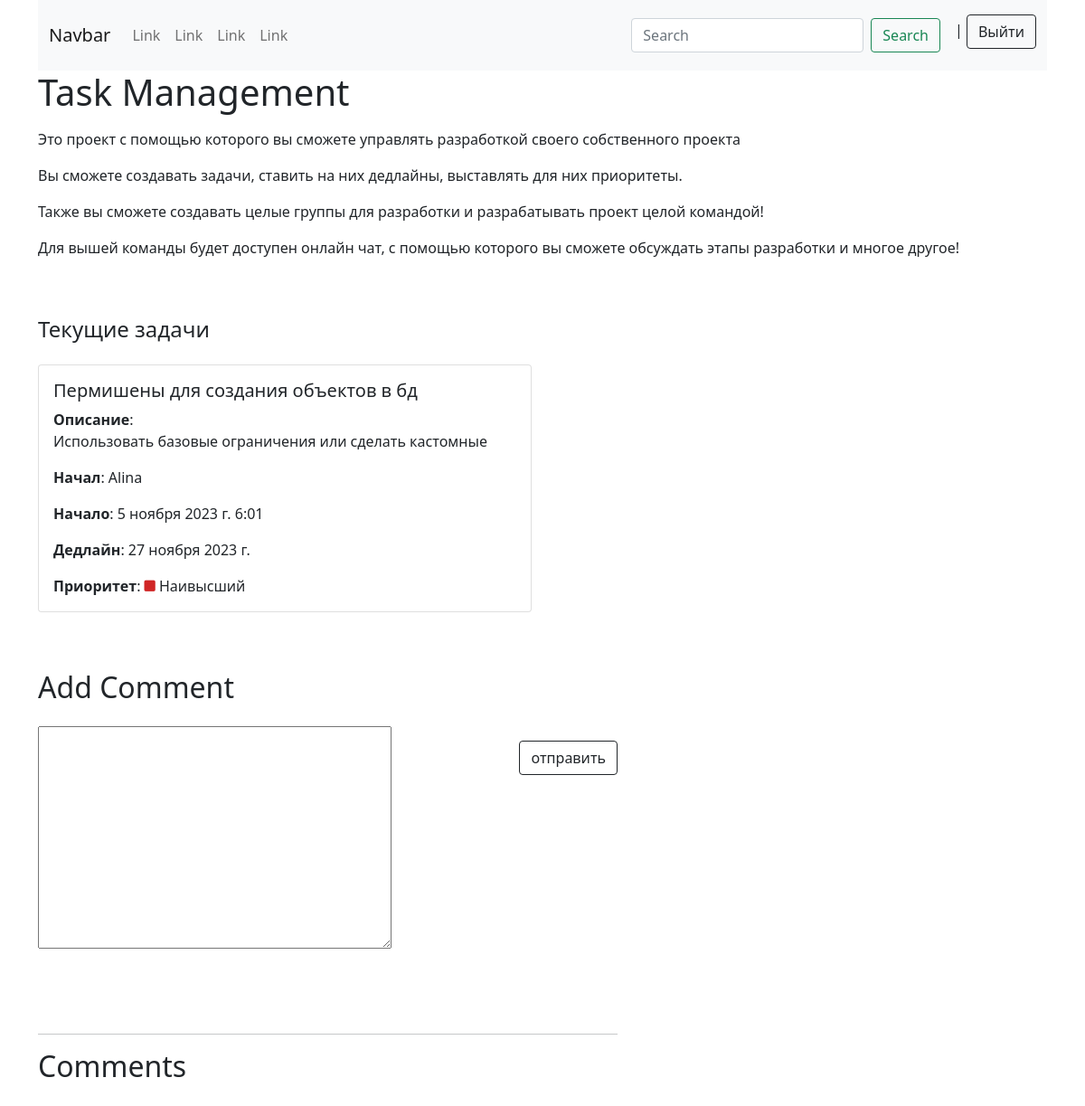
/project/task-management/, run on the app's committed database.
### mainapp/models.py (models this page shows, shortened)
class Project(models.Model):
    user = models.ForeignKey(User, on_delete=models.CASCADE, verbose_name='Пользователь')
    name = models.CharField(max_length=120, verbose_name='Название')
    slug = models.SlugField(unique=True)
    description = RichTextField(verbose_name='Описание')
    photo = models.ImageField(upload_to='photos/', null=True, blank=True, verbose_name='Фото')
    file = models.FileField(upload_to='files/', null=True, blank=True, verbose_name='Файлы')
    started = models.DateTimeField(auto_now_add=True, verbose_name='Начало')
    ended = models.DateTimeField(blank=True, null=True, verbose_name='Закончился')
    deadline = models.DateField(verbose_name='Дедлайн до')
    tags = models.ManyToManyField(Tag, verbose_name='Теги')
    class Meta:
        verbose_name = 'Проект'
        verbose_name_plural = 'Проекты'

class Task(models.Model):
    user = models.ForeignKey(User, on_delete=models.CASCADE, verbose_name='Пользователь')
    title = models.CharField(max_length=120, verbose_name='Название')
    description = RichTextField(verbose_name='Описание')
    status = models.CharField(choices=STATUS, max_length=120, verbose_name='Статус')
    deadline = models.DateField(verbose_name='Дедлайн до')
    started = models.DateTimeField(auto_now_add=True)
    project = models.ForeignKey(Project, on_delete=models.CASCADE, verbose_name='Проект')
    priority = models.CharField(choices=PRIORITY, max_length=60, verbose_name='Приоритет')
    class Meta:
        verbose_name = 'Задача'
        verbose_name_plural = 'Задачи'

### mainapp/views.py (the view)
# urls.py: path('project/<slug:slug>/', UserProjectDetailView.as_view(), name='proj_details'),
class UserProjectDetailView(DetailView):
    model = Project
    template_name = 'mainapp/project_details/project_details.html'
    context_object_name = 'project'
    def get_context_data(self, **kwargs):
        context = super().get_context_data(**kwargs)
        user_group = ProjectGroup.objects.filter(project__slug=self.kwargs.get('slug'))
        context['group_details'] = user_group
        context['comment_form'] = AddCommentForm
        return context

### templates/mainapp/project_details/project_details.html (shortened to what this page needs)
{% extends 'mainapp/base.html' %}
{% block content %}
<div class="container">
    <div class="row">
        <div class="col mb-5">
            <h1>{{ project.name }}</h1>
            <p>{{ project.description|safe }}</p>
        </div>
        <h4>Текущие задачи</h4>
        {% if project.task_set.all %}
            {% for tasks in project.task_set.all %}
                <div class="col-md-6 mt-3">
                    <div class="card mb-3">
                        <div class="card-body">
                            <h5 class="card-title">{{ tasks.title }}</h5>
                            <strong>Описание</strong>: {{ tasks.description|safe }}
                            <p class="card-text"><strong>Начал</strong>: {{ tasks.user }}</p>
                            <p class="card-text"><strong>Начало</strong>: {{ tasks.started }}</p>
                            <p class="card-text"><strong>Дедлайн</strong>: {{ tasks.deadline }}</p>
                            <p class="card-text"><strong>Приоритет</strong>:
                                {% if tasks.priority == 'Низкий' %} <i class="fa-solid fa-square fa-sm" style="color: #11d031;"></i>
                                    {{ tasks.priority }}
                                {% elif tasks.priority == 'Средний' %} <i class="fa-solid fa-square fa-sm" style="color: #cc9d19;"></i>
                                    {{ tasks.priority }}
                                {% elif tasks.priority == 'Высокий' %} <i class="fa-solid fa-square fa-sm" style="color: #e240dd;"></i>
                                    {{ tasks.priority }}
                                {% elif tasks.priority == 'Наивысший' %} <i class="fa-solid fa-square fa-sm" style="color: #d02525;"></i>
                                    {{ tasks.priority }}
                                {% endif %}
                            </p>
                        </div>
                    </div>
                </div>
            {% endfor %}
        {% endif %}
    </div>
    <div class="row">
        <div class="col-sm-7">
            <h2 class="mt-5">Add Comment</h2>
            <form class="mb-5 mt-4" action="{% url 'mainapp:add_comment' project.slug %}" method="post">
                {{comment_form.text }}
                <button class="btn btn-outline-dark float-end mt-3" type="submit">отправить</button>
            </form><br>
            <hr>
            <h2 class="mb-4">Comments</h2>
        </div>
    </div>
</div>
{% endblock %}

### data on the page
Project: name "Task Management", description "Это проект с помощью которого вы сможете управлять разработкой своего собственного проекта Вы сможете создавать задачи, ставить на них дедлайны, выставлять для них приоритеты. Также вы сможете создавать целые группы для разработки и разрабатывать проект целой командой! Для вышей команды будет доступен онлайн чат, с помощью которого вы сможете обсуждать этапы разработки и многое другое!"
Task: title "Пермишены для создания объектов в бд", description "Использовать базовые ограничения или сделать кастомные", user "Alina", started "5 ноября 2023 г. 6:01", deadline "27 ноября 2023 г.", priority "Наивысший"
